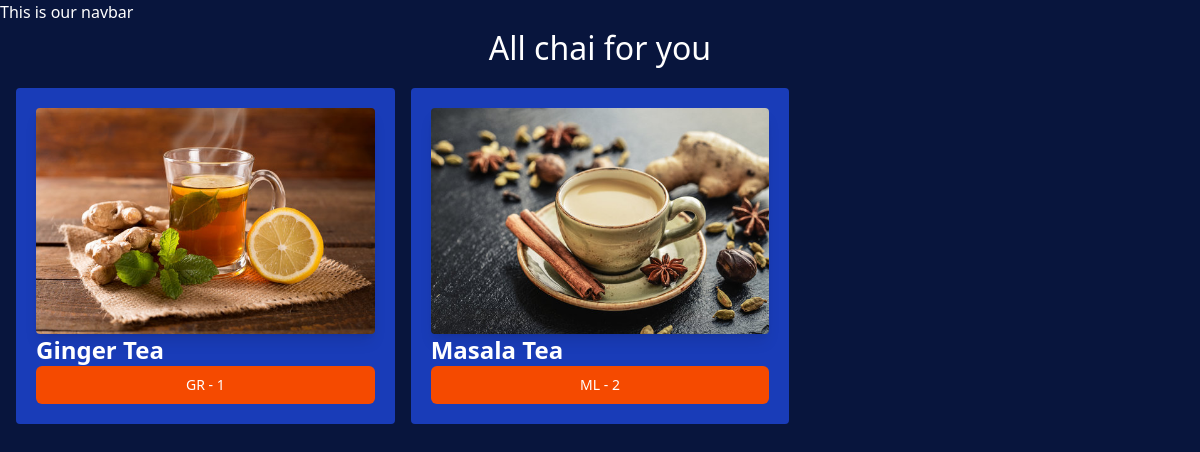
The app's page /chai/, older data.
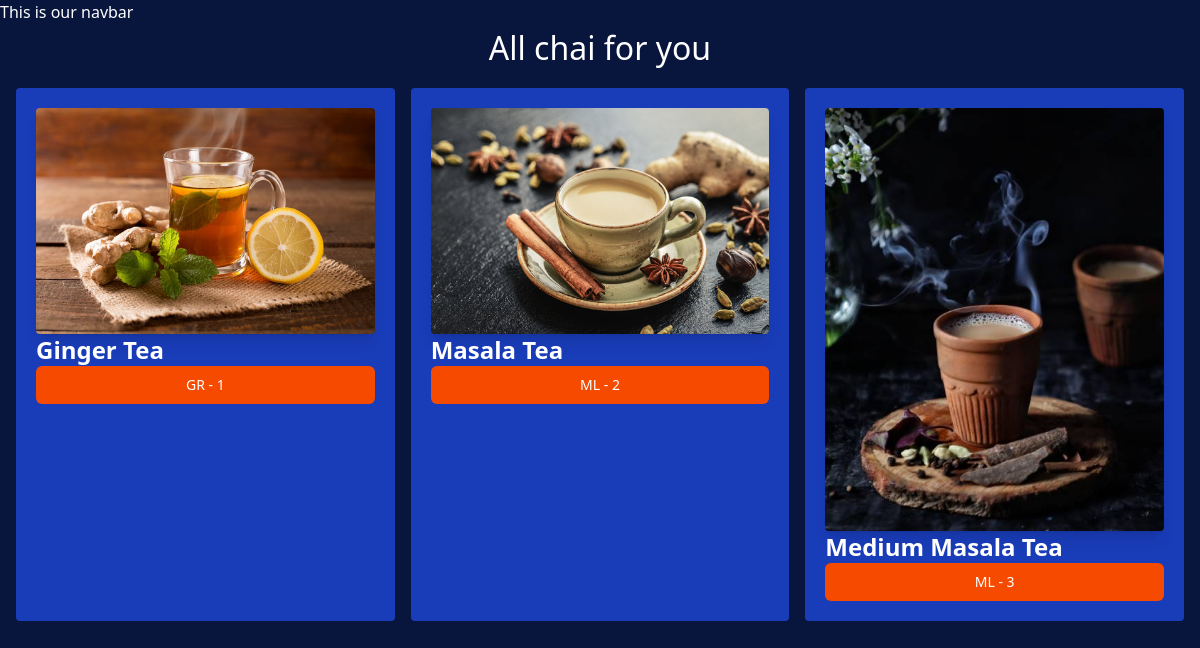
The same page, newer data.
### chai/models.py (models this page shows, shortened)
class ChaiVariety(models.Model):
    CHAI_TYPE_CHOICE = [
        ('ML', 'MASALA'),
        ('GR', 'GINGER'),
        ('KL', 'KIWI'),
        ('PL', 'PLAIN'),
        ('EL', 'ELACHI'),
    ]
    name = models.CharField(max_length=100)
    image = models.ImageField(upload_to='chais/')
    date_added = models.DateTimeField(default=timezone.now)
    type = models.CharField(max_length=2, choices=CHAI_TYPE_CHOICE)
    description = models.TextField(default='')

### chai/views.py (the view)
# urls.py: path('', views.all_chai, name='all_chai'),
def all_chai(request):
    chais = ChaiVariety.objects.all()
    return render(request, 'chai/all_chai.html', {'chais': chais})

### chai/templates/chai/all_chai.html (shortened to what this page needs)
{% extends "layout.html" %}
{% block content %}
    <h1>All chai for you</h1>
<div class="grid grid-cols-3 gap-4 m-4">
 {% for chai in chais %}
  <div class="bg-blue-800 p-5 rounded">
     <img class="rounded shadow-lg" src="{{ chai.image.url }}" alt="">
    <h3 class="text-2xl font-bold">{{ chai.name }}</h3>
    <a href="{% url 'chai_detail' chai.id %}">
        <button
        type="button"
        class="inline-flex items-center w-[100%] justify-center px-4 py-2
        border border-transparent text-sm font-medium rounded-md
        text-white bg-orange-600 hover:bg-orange-700
        focus:outline-none focus:ring-2 focus:ring-offset-2
        focus:ring-orange-500"
        >
            {{chai.type}} - {{chai.id}}
        </button>
    </a>
  </div>
 {% endfor %}
</div>
{% endblock %}

### templates/layout.html (shortened to what this page needs)
{% load static tailwind_tags %}
{% load static %}
<!DOCTYPE html>
<html lang="en">
<head>
    <link rel="stylesheet" href="{% static 'style.css' %}">
    {% tailwind_css %}
</head>
<body>
    <nav> This is our navbar </nav>
    {% block content %}{% endblock %}
</body>
</html>

### static/style.css (style rules this page uses)
body { background-color: #08153d; color: #ffffff; }
h1 { text-align: center; font-size: 2em; }

Row changes from the older to the newer data that the page shows:
added ChaiVariety: image (picture), name "Medium Masala Tea", type "ML", id "3"
